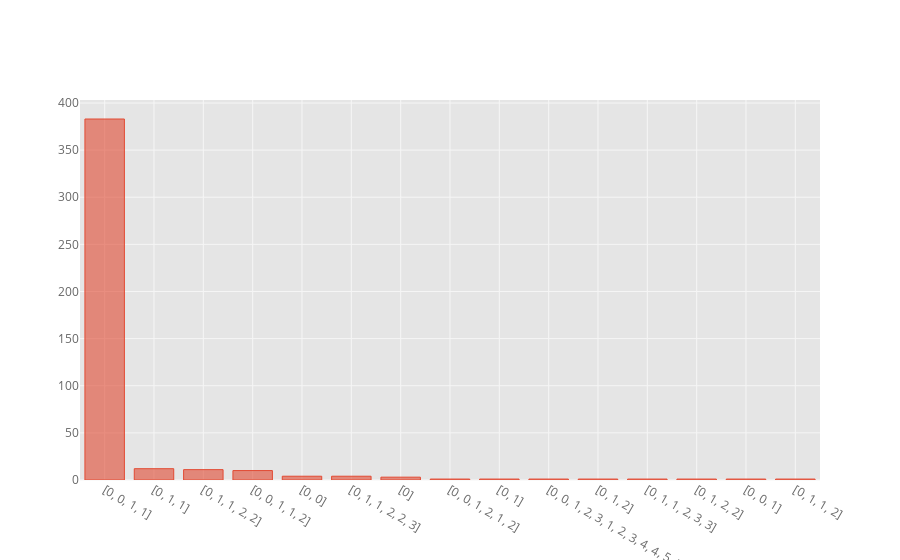

Notebook code for this chart:
### Markdown cell above
## constellations of sections

### Code cell
print('The vast majority of the dances is notated in two repeated sections, AABB.')
section_order.sections.value_counts().iplot('bar')

### Figure 1 — Plotly figure (JSON) as saved in the notebook; plotly's stock layout.template omitted (floating-point values rounded to 4 significant figures)
{"data": [{"marker": {"color": "rgba(226, 74, 51, 0.6)", "line": {"color": "rgba(226, 74, 51, 1.0)", "width": 1}}, "name": "sections", "orientation": "v", "text": "", "type": "bar", "uid": "0d9bcdb3-54fc-4137-8fac-cb093821071e", "x": ["[0, 0, 1, 1]", "[0, 1, 1]", "[0, 1, 1, 2, 2]", "[0, 0, 1, 1, 2]", "[0, 0]", "[0, 1, 1, 2, 2, 3]", "[0]", "[0, 0, 1, 2, 1, 2]", "[0, 1]", "[0, 0, 1, 2, 3, 1, 2, 3, 4, 4, 5, 5, 6]", "[0, 1, 2]", "[0, 1, 1, 2, 3, 3]", "[0, 1, 2, 2]", "[0, 0, 1]", "[0, 1, 1, 2]"], "y": [383, 12, 11, 10, 4, 4, 3, 1, 1, 1, 1, 1, 1, 1, 1]}], "layout": {"autosize": true, "legend": {"bgcolor": "#FFFFFF", "font": {"color": "#666666"}}, "paper_bgcolor": "#FFFFFF", "plot_bgcolor": "#E5E5E5", "title": {"font": {"color": "#151516"}}, "xaxis": {"autorange": true, "gridcolor": "#F6F6F6", "range": [-0.5, 14.5], "showgrid": true, "tickfont": {"color": "#666666"}, "title": {"font": {"color": "#666666"}, "text": ""}, "type": "category", "zerolinecolor": "#F6F6F6"}, "yaxis": {"autorange": true, "gridcolor": "#F6F6F6", "range": [0, 403.2], "showgrid": true, "tickfont": {"color": "#666666"}, "title": {"font": {"color": "#666666"}, "text": ""}, "type": "linear", "zerolinecolor": "#F6F6F6"}}}
